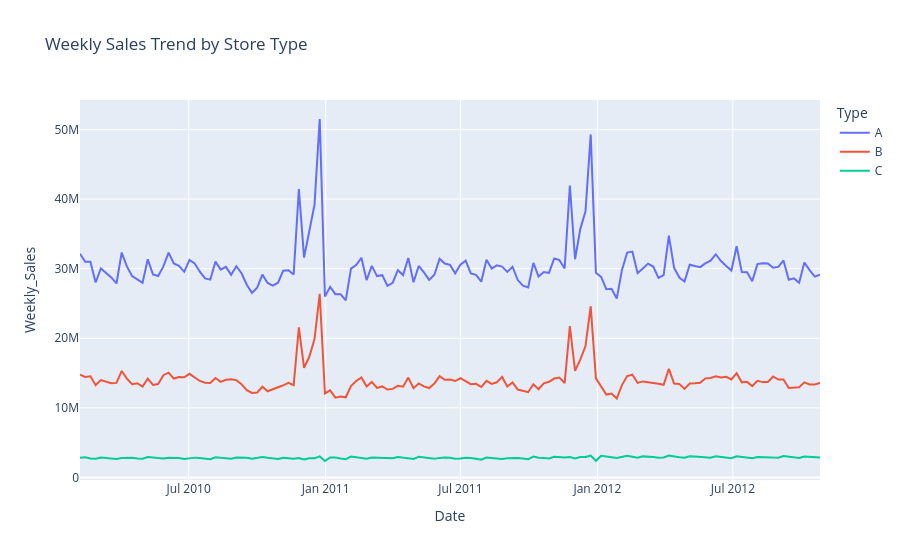

This figure's notebook cell:
### Markdown cell above
#### Store Type Sales Dashboard

### Code cell
type_df = train_merged.groupby(["Date", "Type"])["Weekly_Sales"].sum().reset_index()

fig = px.line(
    type_df,
    x="Date",
    y="Weekly_Sales",
    color="Type",
    title="Weekly Sales Trend by Store Type"
)

fig.show()

### Figure 1 — Plotly figure (JSON) as saved in the notebook; plotly's stock layout.template omitted (floating-point values rounded to 4 significant figures; data arrays with more than 128 entries replaced by an {"elided": "..."} marker saying what was removed)
{"data": [{"hovertemplate": "Type=A<br>Date=%{x}<br>Weekly_Sales=%{y}<extra></extra>", "legendgroup": "A", "line": {"color": "#636efa", "dash": "solid"}, "marker": {"symbol": "circle"}, "mode": "lines", "name": "A", "orientation": "v", "showlegend": true, "type": "scatter", "x": {"elided": "143 str values"}, "xaxis": "x", "y": {"elided": "143 float values"}, "yaxis": "y"}, {"hovertemplate": "Type=B<br>Date=%{x}<br>Weekly_Sales=%{y}<extra></extra>", "legendgroup": "B", "line": {"color": "#EF553B", "dash": "solid"}, "marker": {"symbol": "circle"}, "mode": "lines", "name": "B", "orientation": "v", "showlegend": true, "type": "scatter", "x": {"elided": "143 str values"}, "xaxis": "x", "y": {"elided": "143 float values"}, "yaxis": "y"}, {"hovertemplate": "Type=C<br>Date=%{x}<br>Weekly_Sales=%{y}<extra></extra>", "legendgroup": "C", "line": {"color": "#00cc96", "dash": "solid"}, "marker": {"symbol": "circle"}, "mode": "lines", "name": "C", "orientation": "v", "showlegend": true, "type": "scatter", "x": {"elided": "143 str values"}, "xaxis": "x", "y": {"elided": "143 float values"}, "yaxis": "y"}], "layout": {"legend": {"title": {"text": "Type"}, "tracegroupgap": 0}, "title": {"text": "Weekly Sales Trend by Store Type"}, "xaxis": {"anchor": "y", "domain": [0, 1], "title": {"text": "Date"}}, "yaxis": {"anchor": "x", "domain": [0, 1], "title": {"text": "Weekly_Sales"}}}}
